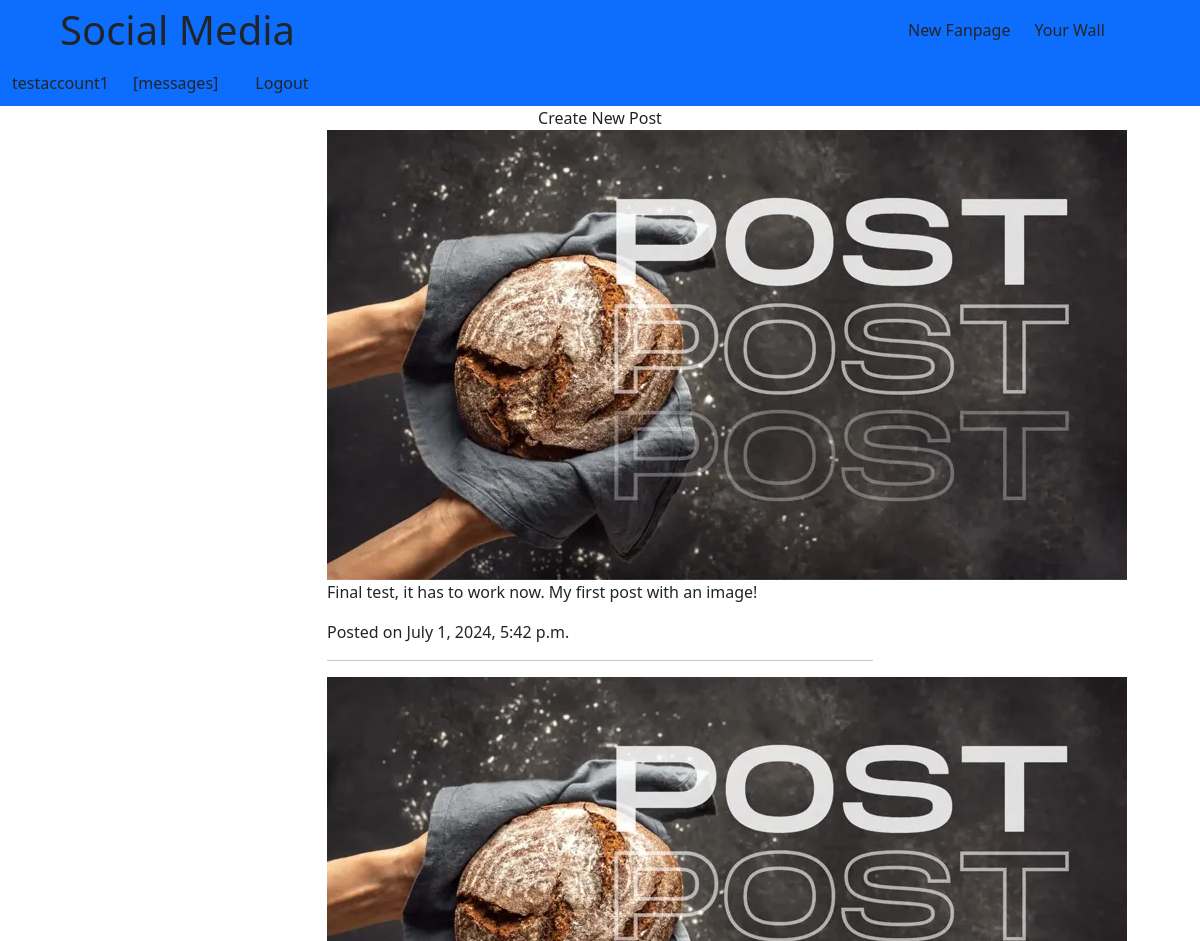
Before: /wall/testaccount1/ (upper part) with the older database file.
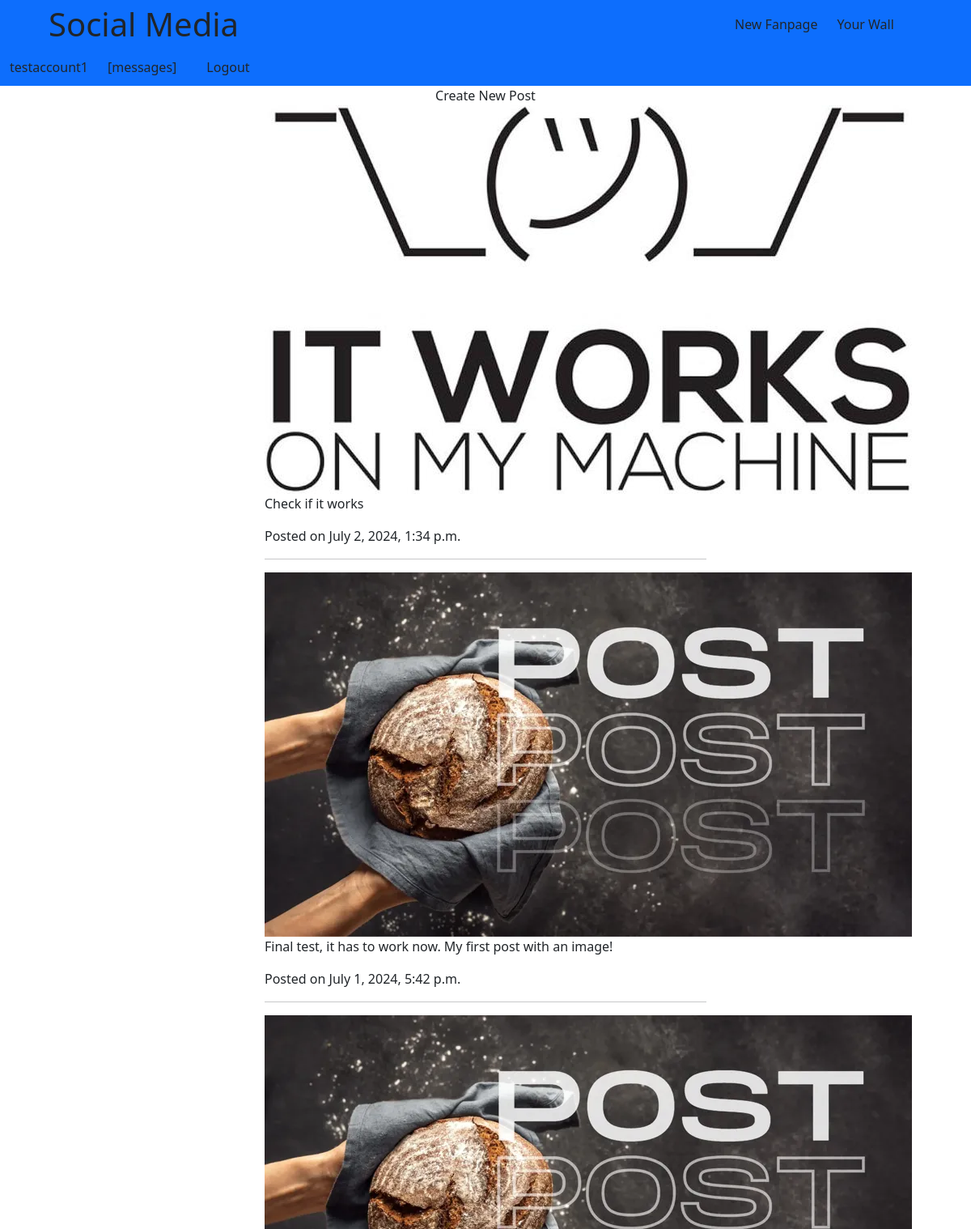
After: the same page with the newer database file.
### Sites/models.py (models this page shows, shortened)
class Post(models.Model):
    wall = models.ForeignKey(UserWall, on_delete=models.CASCADE, related_name="posts", null=True, blank=True)
    fanpage = models.ForeignKey(Fanpage, on_delete=models.CASCADE, related_name="posts", null=True, blank=True)
    content = models.TextField()
    created_at = models.DateTimeField(auto_now_add=True)
    image = models.FileField(upload_to="post_images", blank=True)

### Sites/views.py (the view)
# urls.py: path("wall/<str:username>/", views.UserWall_view, name="userwall"),
def UserWall_view(request, username):
    user = get_object_or_404(User, username=username)
    if user.is_authenticated:
        posts = user.wall.posts.all().order_by("-created_at")
        return render(request, "Sites/userwall.html", {"user":user, "posts":posts})
    else:
        return redirect("login")

### Sites/templates/Sites/userwall.html
{% extends "base.html" %} {% block content %}
<div class="container">
  <div class="row">
    <div class="col-3"></div>
    <div class="col-6">
      <div class="text-center">
        <a
          href="{% url 'create_wall_post' username=request.user.username %}"
          class="text-decoration-none text-dark">
          Create New Post
        </a>
      </div>
      {% for post in posts %} {% if post.image %}
      <img src="{{ post.image.url }}" alt="Post Imagae" />
      {% endif %}
      <p>{{ post.content }}</p>
      <p>Posted on {{ post.created_at }}</p>
      <hr />
      {% endfor %}
    </div>
    <div class="col-3"></div>
  </div>
</div>
{% endblock %}

### templates/base.html (shortened to what this page needs)
<!DOCTYPE html>
<html lang="en">
  <head>
    <link
      href="https://cdn.jsdelivr.net/npm/bootstrap@5.3.2/dist/css/bootstrap.min.css"
      rel="stylesheet"
 />
  </head>
  <body>
    <div class="container-fluid bg-primary m-0">
      <div class="row align-items-center">
        <div class="col-8 fs-1 mx-5 mb-1">Social Media</div>
        {% if user.is_authenticated %}
        <div class="col-auto mb-1"><a href="{% url 'create_fanpage' %}" class="text-decoration-none text-dark">New Fanpage</a></div>
        <div class="col-auto mb-1"><a href="{% url 'userwall' username=request.user.username %}" class="text-decoration-none text-dark">Your Wall</a></div>
        <div class="col-auto mb-1"><a href="{% url 'user_details' %}" class="text-decoration-none text-dark">{{ user.username }}</a></div>
        <div class="col-auto mb-1">[messages]</div>
        <div class="col-auto mb-1">
          <form action="{% url 'logout' %}" method="post">
            <button type="submit" class="btn btn-link text-decoration-none text-dark">Logout</button>
          </form>
        </div>
        {% endif %}
      </div>
    </div>
  </body>
</html>
{% block content %} {% endblock %}

Changed rows visible on the page:
added Post: image (picture), content "Check if it works", created_at "July 2, 2024, 1:34 p.m."
